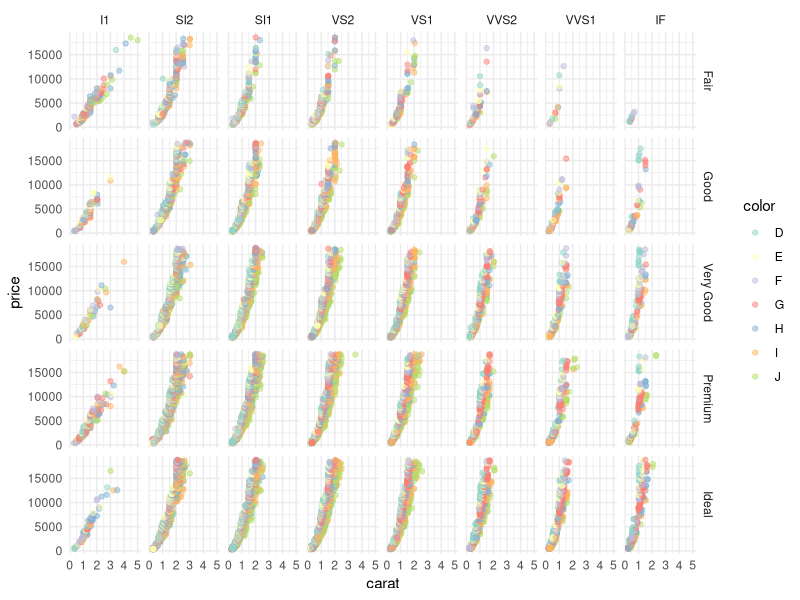
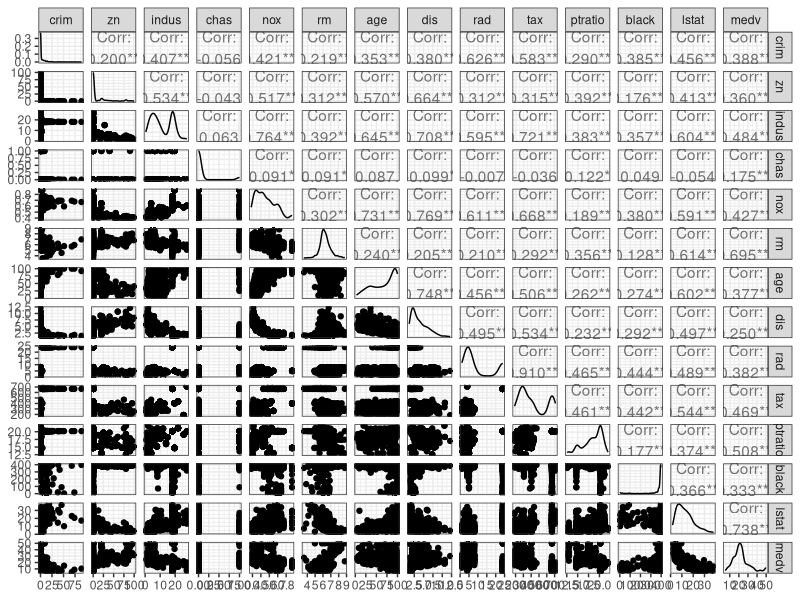
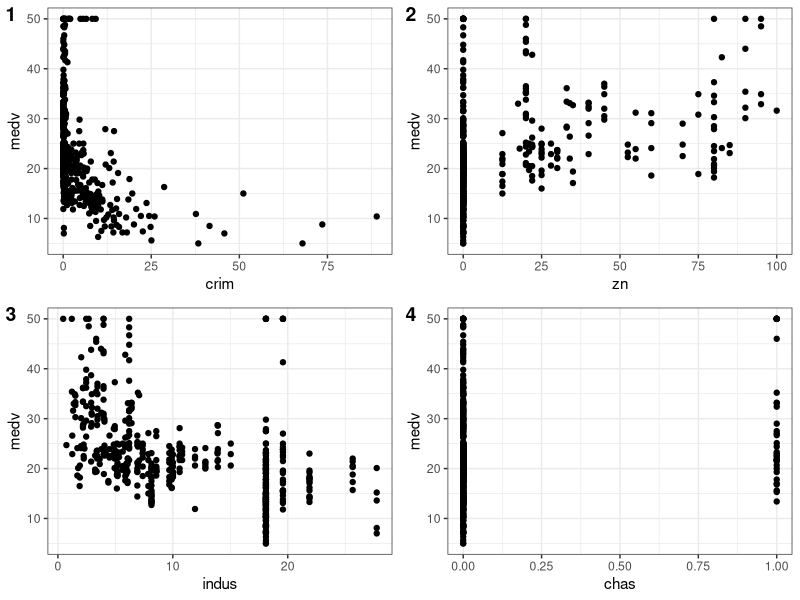
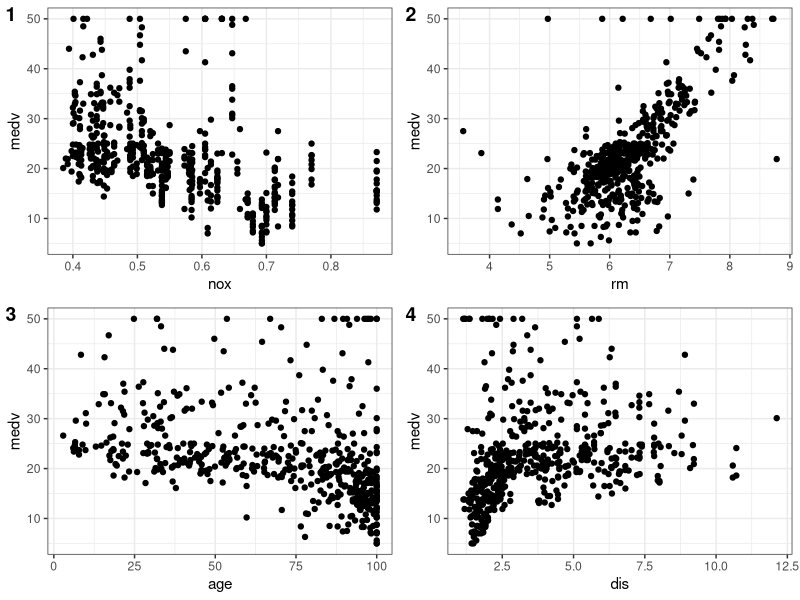
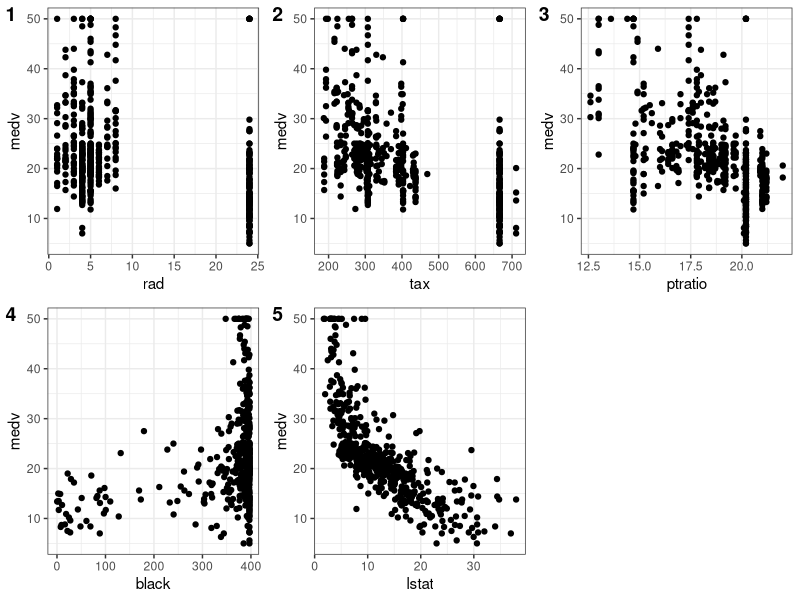
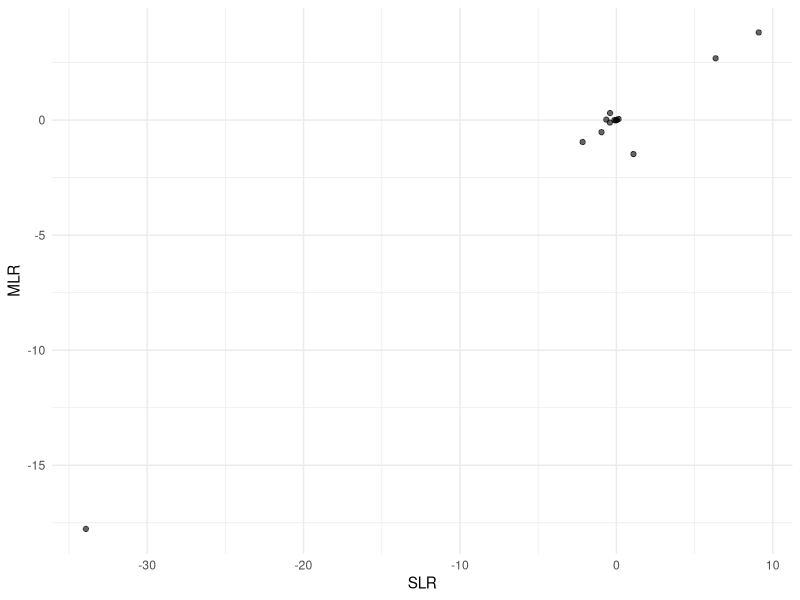

These figures' R source, in order:
## ---- chunk 1
#reproducibility
set.seed(400)
## ---- chunk 2
## load the data
library(ggplot2)
library(dplyr)

## take a look
head(diamonds)

#################################
## Continue your analysis here ##
#################################

str(diamonds)



diamonds %>% arrange(desc(price)) %>% head(20)

diamonds %>% arrange((price)) %>% head(20)


summary(diamonds)
## ---- chunk 3
ggplot(diamonds,aes(x=carat,y=price,color=color))+geom_point(alpha=0.5)+scale_color_brewer(type="qual",palette="Set3")+facet_grid(cut~clarity)+theme_minimal()

## ---- chunk 4
depthtest <- function(x,y,z){
  2*z/((x+y)*(43-79)) 
}

detph2<- depthtest(diamonds$x,diamonds$y,diamonds$z)

n<- ifelse(diamonds$depth==detph2,"Yes","No")

n[n=="Yes"]

## ---- chunk 5
## load the data
library(MASS)
library(ggpubr)


## take a look
head(Boston)
## ---- chunk 6
## from the hint
library(GGally)
data("Boston")
## make plots and describe


p<-ggpairs(Boston)+theme_bw()
p





## ---- chunk 7

ggarrange(
p[14,1],
p[14,2],
p[14,3],
p[14,4],labels=1:4)
## ---- chunk 8
ggarrange(p[14,5],p[14,6],p[14,7],p[14,8],labels = 1:4)
## ---- chunk 9
ggarrange(p[14,9],p[14,10],p[14,11],p[14,12],p[14,13],labels=c(1:5))
## ---- chunk 10
coefs<-NA

slr <- function(x){
  lm<-lm(data=Boston,medv~x)
  summary(lm)
 
  
}



for (i in 1:13){
  print(colnames(Boston[i]))
  print(slr(Boston[,i]))
  lm<-lm(data=Boston,medv~Boston[,i])
  coefs<-c(coefs,coef(lm)[2])
      
}

coefs <- coefs[-1]

## ---- chunk 11

lmfull <- lm(data=Boston, medv~crim+zn+indus+chas+nox+rm+age+dis+rad+tax+ptratio+black+lstat)

summary(lmfull)
  
## ---- chunk 12

mlr<-coef(lmfull)[2:14]

df<- data.frame(coefs,mlr)
ggplot(data=df,aes(x=coefs,y=mlr))+geom_point(alpha=0.6)+theme_minimal()+xlab("SLR")+ylab("MLR")

